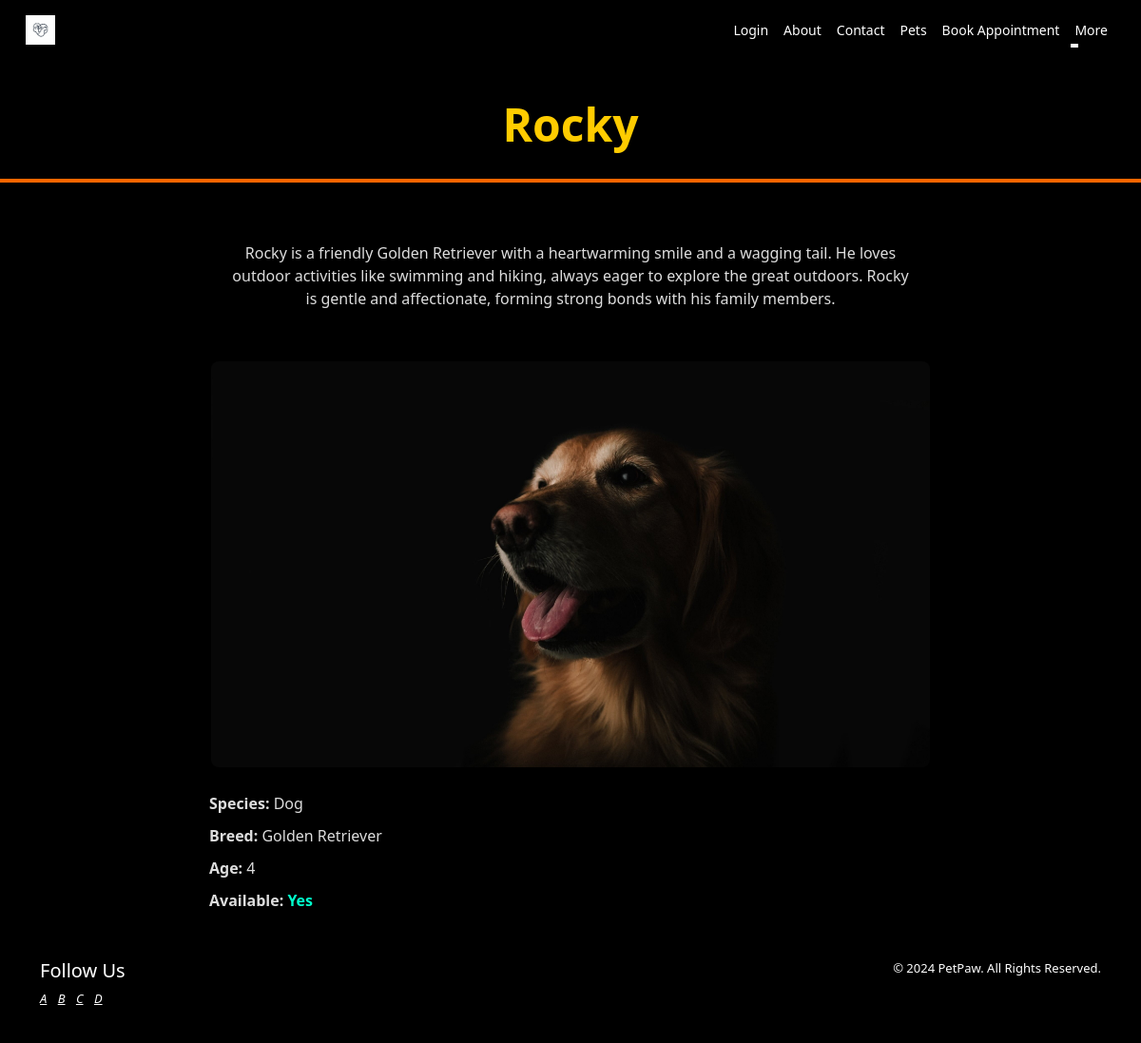
The page /pets/9/ on the database its author committed.
### pets/models.py (models this page shows, shortened)
class Pet(models.Model):
    SPECIES_CHOICES = (
        ('Dog', 'Dog'),
        ('Cat', 'Cat'),
        ('Other', 'Other'),
    )
    name = models.CharField(max_length=100)
    species = models.CharField(max_length=50, choices=SPECIES_CHOICES)
    breed = models.CharField(max_length=100)
    age = models.IntegerField()
    available = models.BooleanField(default=True)
    description = models.TextField(blank=True)
    image = models.ImageField(upload_to='petss/', blank=True)

### pets/views.py (the view)
# urls.py: path('pets/<int:pk>/', views.pet_detail, name='pet_detail'),
def pet_detail(request, pk):
    pet = get_object_or_404(Pet, pk=pk)
    return render(request, 'pet_detail.html', {'pet': pet})

### templates/pet_detail.html (shortened to what this page needs)
{% extends 'base.html' %}
{% load static %}
{% block content %}
<header>
    <h1>{{ pet.name }}</h1>
</header>
<div class="containerr">
    <div class="pet-details animated-slide">
        <p> {{ pet.description }}</p>
    </div>
    <img class="pet-image" src="{{ pet.image.url }}" alt="{{ pet.name }}">
    <br><br>
    <div class="pet-detailss animated-slide">
        <p><strong>Species:</strong> {{ pet.species }}</p>
        <p><strong>Breed:</strong> {{ pet.breed }}</p>
        <p><strong>Age:</strong> {{ pet.age }}</p>
        <p><strong>Available:</strong> <span class="availability">{% if pet.available %}Yes{% else %}No{% endif %}</span></p>
    </div>
</div>
{% endblock %}

### templates/pet_detail.html (style rules this page uses)
body { font-family: 'Segoe UI', Tahoma, Geneva, Verdana, sans-serif; margin: 0; padding: 0; background-color: #000000; color: #fff; }
header { background-color: #000000; color: #fff; padding: 20px; text-align: center; margin-bottom: 20px; border-bottom: 4px solid #ff6600; }
.containerr { max-width: 800px; margin: 0 auto; padding: 20px; background-color: rgba(0, 0, 0, 0.8); border-radius: 10px; box-shadow: 0 0 20px rgba(0, 0, 0, 0.5); }
.pet-details { background-color: rgba(0, 0, 0, 0.7); padding: 20px; border-radius: 10px; margin-bottom: 20px; text-align: center; border: 2px solid #000000; }
h1 { text-align: center; font-size: 48px; font-weight: bold; margin-top: 20px; color: #ffcc00; text-shadow: 2px 2px 4px rgba(0, 0, 0, 0.5); }
.pet-image { width: 100%; border-radius: 10px; box-shadow: 0 4px 8px rgba(0, 0, 0, 0.5); border: 2px solid #000000; }
p { margin-bottom: 10px; color: #ddd; }
.availability { font-weight: bold; color: #00ffcc; }
.animated-slide { animation: slide 2s ease; }

### rows shown on the page
Pet: name "Rocky", description "Rocky is a friendly Golden Retriever with a heartwarming smile and a wagging tail. He loves outdoor activities like swimming and hiking, always eager to explore the great outdoors. Rocky is gentle and affectionate, forming strong bonds with his family members.", image (picture), species "Dog", breed "Golden Retriever", age "4"
